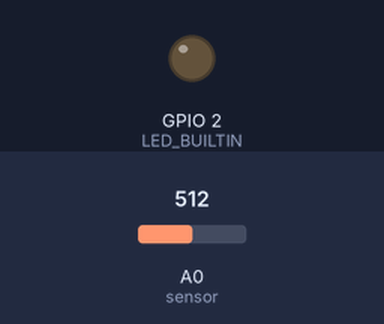
Recording of a sketch running on a simulated ESP8266 (NodeMCU). On the bench: output pins drawn as LEDs (lit = HIGH, except the on-board LED, lit = LOW). Inputs (shaded band) come from the test bench; at power-on: A0 (sensor) = 512. WiFi joins after 1.5 s; servers stay silent unless stated; what the sketch prints to the serial monitor is not drawn.

Above: at 1.7 s.
At 67.7 s:
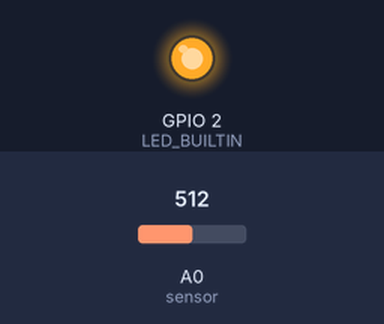
Timing chart, 0 to 69.2 s (numbered marks = the images above):
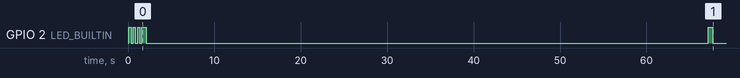

The sketch:

pressureESP.ino
```cpp
#include <ESP8266WiFi.h>
#include <WiFiClientSecure.h>

const char* ssid = "DIR-1";

const char* password =  "GL543jkl";
String GAS_ID = "your gas id";

const char* host = "script.google.com";
const int httpsPort = 443;
WiFiClientSecure client;

byte tries = 15;
byte errorConnection = 0; // if esp can not to connect 3 time must be reset


bool sensor(){
	digitalWrite(LED_BUILTIN, 1);
	// digitalWrite(pinPower, 1);
	delay(500);
	// check for connection
	bool connectSns = true;
	if (analogRead(A0) == 0) {
		connectSns = false;
		Serial.print("manometr is not connect, data: ");
		Serial.println(analogRead(A0));
	}
	return connectSns;
}

// connect to wifi net
void connectWifi(){
	Serial.print("Connecting");
	while (--tries && WiFi.status() != WL_CONNECTED) {
		digitalWrite(LED_BUILTIN, 1);
		delay(250);
		digitalWrite(LED_BUILTIN, 0);
		Serial.print(".");
		delay(250);
	}
	tries = 15;
	if (WiFi.status() != WL_CONNECTED) {
		Serial.println("Non Connecting to WiFi..");
		digitalWrite(LED_BUILTIN, 1);
	} else {
		digitalWrite(LED_BUILTIN, 0);
		Serial.println("");
		Serial.println("WiFi connected");
		Serial.print("IP address: ");
		Serial.println(WiFi.localIP());
		client.setInsecure();
	}
}

//declare a function reset with address 0
void(* resetFunc) (void) = 0;

bool checkConnection(){
	Serial.print("wifi status: ");
	Serial.println(WL_CONNECTED);
	if (WL_CONNECTED != 3) errorConnection++;
	if (errorConnection > 3) {
		Serial.println("reset in method checkConnection");
		Serial.println();
		ESP.restart();
		resetFunc();
	}
	return WiFi.status() == WL_CONNECTED;
}

// record data to google table
void sendData(float barPres) {
	digitalWrite(LED_BUILTIN, 1);
	if (!client.connect(host, httpsPort)) {
		Serial.print(errorConnection);
		Serial.println(" connection failed");
		errorConnection++;
		if (errorConnection > 3) {
		Serial.println("reset in method sendData");
		Serial.println();
		ESP.restart();
		resetFunc();
	}
		return;
	}

	String string_pressure =  String(barPres);
	String url = "/macros/s/" + GAS_ID + "/exec?pres=" + string_pressure;
	// Serial.print("requesting URL: ");
	// Serial.println(url);

	client.print(String("GET ") + url + " HTTP/1.1\r\n" +
	 "Host: " + host + "\r\n" +
	 "User-Agent: BuildFailureDetectorESP8266\r\n" +
	 "Connection: close\r\n\r\n");

	Serial.println("request sent");


	// while (client.connected()) {
		// String line = client.readStringUntil('\n');
		// if (line == "\r") {
			// Serial.println("headers received");
			// break;
		// }
	// }
	// String line = client.readStringUntil('\n');
	// if (line.startsWith("{\"state\":\"success\"")) {
		// Serial.println("esp8266/Arduino CI successfull!");
	// } else {
		// Serial.println("esp8266/Arduino CI has failed");
	// }
	// Serial.print("reply was : ");
	// Serial.println(line);
	// Serial.println("closing connection");
	// Serial.println("==========");
	Serial.println();
	digitalWrite(LED_BUILTIN, 0);
}

// calculating method
float calculating(int maxNum, int minNum, int dt, int minBar){
	int different = dt - minNum;
	float result = (float) different / (maxNum - minNum);
	return (float) result + minBar;
}

// calculating data from manometer to bar
float calculateBar(int dt){
	Serial.print("data: ");
	Serial.println(dt);
	// data for calculating bar from manometer data
	int dt0 = 106;
	int dt1 = 206;
	int dt2 = 365;
	int dt3 = 540;
	int dt4 = 700;
	int dt5 = 855;
	int dt6 = 988;
	float res = -1;
	res = dt > dt6 ? 7 : res;
	res = dt < dt0 ? 0 : res;
	if (dt >= dt0 and dt <= dt1) {
		res = calculating(dt1, dt0, dt, 0);
	}
	else if(dt > dt1 and dt <= dt2){
		res = calculating(dt2, dt1, dt, 1);
	}
	else if(dt > dt2 and dt <= dt3){
		res = calculating(dt3, dt2, dt, 2);
	}
	else if(dt > dt3 and dt <= dt4){
		res = calculating(dt4, dt3, dt, 3);
	}
	else if(dt > dt4 and dt <= dt5){
		res = calculating(dt5, dt4, dt, 4);
	}
	else if(dt > dt5 and dt <= dt6){
		res = calculating(dt6, dt5, dt, 5);
	}
	return res;
}

// average value calculation
int middleData(){
	int cnt = 0;
	int maxCnt = 0;
	int dataPres = 0;
	int res = -1;
	long sumPress = 0;
	while(maxCnt < 20){
		maxCnt++;
		dataPres = analogRead(A0);
		if (dataPres >= 106 and dataPres <= 988) {
			sumPress += dataPres;
			cnt++;
		}
		if (cnt == 6) {
			res = round (sumPress / cnt);
			break;
		}
	}
	return res;
}

// method for analise data from manometr
float analise(float midBar){
	float res = midBar;


	return res;
}


void setup() {
	Serial.begin(115200);
	pinMode(A0, INPUT);
	WiFi.begin(ssid, password);
	pinMode(LED_BUILTIN, OUTPUT);
	delay(100);
	Serial.println();
	Serial.println();
	connectWifi();
}

void loop() {
	bool correctData = sensor();
	float midBar = 0;
	digitalWrite(LED_BUILTIN, 1);
	delay(20);
	bool cnct = checkConnection();
	if (correctData){
		digitalWrite(LED_BUILTIN, 0);
		midBar = calculateBar(middleData());
		Serial.println();
		Serial.print("Pressure: ");
		Serial.println(midBar);
		Serial.println();
	}
	if (!cnct) {
		digitalWrite(LED_BUILTIN, 1);
		connectWifi();
	} else {
		if (correctData){
			if (midBar < 0.5) {
				Serial.print("record data to table = ");
				Serial.println(midBar);
				Serial.println("---------------------");
				Serial.println("");
				Serial.println("");
				sendData(midBar);
			} else {
				Serial.print("no record, pressure = ");
				Serial.println(midBar);
				Serial.println("");
				Serial.println("");
			}
		}
	}
	delay(65000);
}
```

Measured:
- by itself, GPIO 2 (LED_BUILTIN): HIGH → LOW at 0.35 s, → HIGH 0.25 s later, → LOW 0.25 s later, → HIGH 0.25 s later, … (9 changes in this stretch)
